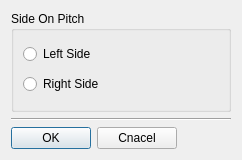
<?xml version="1.0" encoding="UTF-8"?>
<ui version="4.0">
 <class>PitchSideDlg</class>
 <widget class="QDialog" name="PitchSideDlg">
  <property name="geometry">
   <rect>
    <x>0</x>
    <y>0</y>
    <width>242</width>
    <height>160</height>
   </rect>
  </property>
  <property name="windowTitle">
   <string>Dialog</string>
  </property>
  <layout class="QVBoxLayout" name="verticalLayout_2">
   <item>
    <widget class="QGroupBox" name="groupBox">
     <property name="title">
      <string>Side On Pitch</string>
     </property>
     <layout class="QVBoxLayout" name="verticalLayout">
      <item>
       <widget class="QRadioButton" name="leftBtn">
        <property name="text">
         <string>Left Side</string>
        </property>
       </widget>
      </item>
      <item>
       <widget class="QRadioButton" name="rightBtn">
        <property name="text">
         <string>Right Side</string>
        </property>
       </widget>
      </item>
     </layout>
    </widget>
   </item>
   <item>
    <widget class="Line" name="line">
     <property name="orientation">
      <enum>Qt::Horizontal</enum>
     </property>
    </widget>
   </item>
   <item>
    <layout class="QHBoxLayout" name="horizontalLayout">
     <item>
      <widget class="QPushButton" name="okBtn">
       <property name="text">
        <string>OK</string>
       </property>
      </widget>
     </item>
     <item>
      <widget class="QPushButton" name="cancelBtn">
       <property name="text">
        <string>Cnacel</string>
       </property>
      </widget>
     </item>
     <item>
      <spacer name="horizontalSpacer">
       <property name="orientation">
        <enum>Qt::Horizontal</enum>
       </property>
       <property name="sizeHint" stdset="0">
        <size>
         <width>40</width>
         <height>20</height>
        </size>
       </property>
      </spacer>
     </item>
    </layout>
   </item>
  </layout>
 </widget>
 <resources/>
 <connections/>
</ui>
